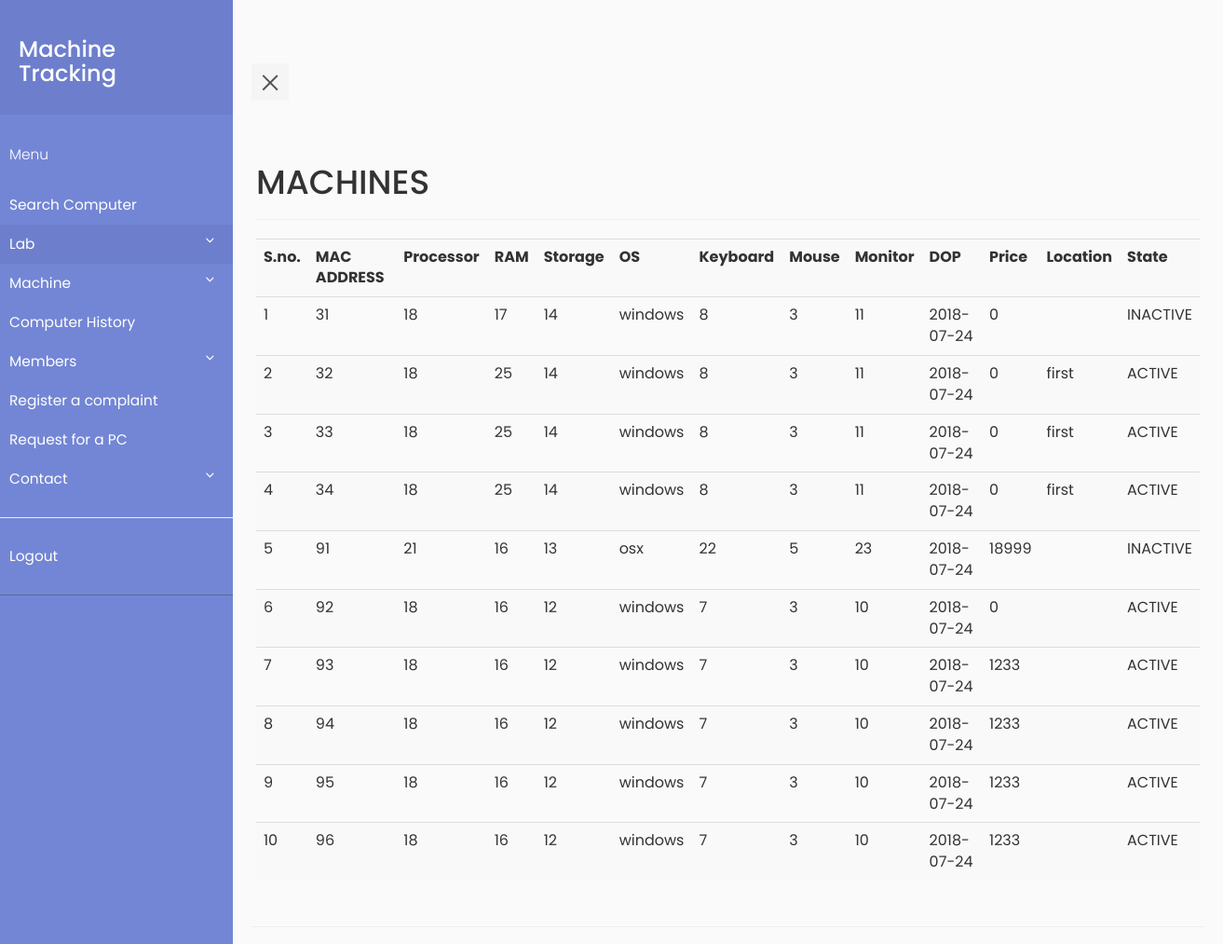
The page /MachineTracking/viewmc.php (signed in) on the database its author committed.
### tables this page shows
CREATE TABLE `machine` (
  `machine_id` int(11) NOT NULL,
  `MAC_ADDR` varchar(30) DEFAULT NULL,
  `processor` int(11) NOT NULL,
  `ram` int(11) NOT NULL,
  `memory` int(11) NOT NULL,
  `DOP` date DEFAULT NULL,
  `price` int(11) DEFAULT NULL,
  `state` varchar(10) DEFAULT NULL,
  `os` varchar(30) DEFAULT NULL,
  `monitor` int(11) NOT NULL,
  `keyboard` int(11) NOT NULL,
  `mouse` int(11) NOT NULL,
  `grn` int(11) NOT NULL
);

CREATE TABLE `hardware` (
  `hardware_id` int(11) NOT NULL,
  `company` int(11) DEFAULT NULL,
  `description` int(11) DEFAULT NULL,
  `price` int(11) DEFAULT NULL,
  `grn` int(11) DEFAULT NULL,
  `name` int(11) DEFAULT NULL,
  `state` int(11) NOT NULL,
  `supplier` int(20) DEFAULT NULL,
  `DOP` date DEFAULT NULL
);

CREATE TABLE `lab` (
  `lab_id` int(11) NOT NULL,
  `name` varchar(20) DEFAULT NULL,
  `department` varchar(40) DEFAULT NULL
);

### MachineTracking/viewmc.php (the view, shortened to what this page needs)
<?php
    require_once "pdo.php";
?>
<html>
<head>
    <link rel="stylesheet" type="text/css" href="https://maxcdn.bootstrapcdn.com/bootstrap/3.3.7/css/bootstrap.min.css" >
    <link rel="stylesheet" type="text/css" href="style5.css">
</head>
<body>
            <div class="wrapper">
     <?php include "navbar.php" ;?>
         <div class="container-fluid row" id="content">
    <div class="page-header">
    <h1>MACHINES</h1>
    </div>
    <?php
        $stmtcnt = $pdo->query("SELECT COUNT(*) FROM machine ");
        $row = $stmtcnt->fetch(PDO::FETCH_ASSOC);
        if($row['COUNT(*)']!=='0')
        {
            $i=1;
            $stmtread = $pdo->query("SELECT * FROM machine ORDER BY MAC_ADDR");
            echo ("<table class=\"table table-striped\">
                <tr> <th>S.no.</th><th>MAC ADDRESS</th><th>Processor</th><th>RAM</th><th>Storage</th><th>OS</th><th>Keyboard</th><th>Mouse</th><th>Monitor</th><th>DOP</th><th>Price</th><th>Location</th> <th>State</th></tr>");
            while ( $row = $stmtread->fetch(PDO::FETCH_ASSOC) )
            {
                $stmtn = $pdo->prepare("SELECT lab_id FROM position where machine_id = :mid AND final_date = '1970-01-01'");
                $stmtn->execute(array(':mid' => $row['machine_id']));
                $rown = $stmtn->fetch(PDO::FETCH_ASSOC);
                $stmtn2 = $pdo->prepare("SELECT name FROM lab where lab_id = :lid");
                $stmtn2->execute(array(':lid' => $rown['lab_id']));
                $rown2 = $stmtn2->fetch(PDO::FETCH_ASSOC);
                $processor = $pdo->prepare("SELECT description FROM hardware where hardware_id = :hid");
                $processor->execute(array(':hid' => $row['processor']));
                $processorn = $processor->fetch(PDO::FETCH_ASSOC);
                $ram = $pdo->prepare("SELECT description FROM hardware where hardware_id = :hid");
                $ram->execute(array(':hid' => $row['ram']));
                $ramn = $ram->fetch(PDO::FETCH_ASSOC);
                $memory = $pdo->prepare("SELECT description FROM hardware where hardware_id = :hid");
                $memory->execute(array(':hid' => $row['memory']));
                $memoryn = $memory->fetch(PDO::FETCH_ASSOC);
                $keyboard = $pdo->prepare("SELECT description FROM hardware where hardware_id = :hid");
                $keyboard->execute(array(':hid' => $row['keyboard']));
                $keyboardn = $keyboard->fetch(PDO::FETCH_ASSOC);
                $mouse = $pdo->prepare("SELECT description FROM hardware where hardware_id = :hid");
                $mouse->execute(array(':hid' => $row['mouse']));
                $mousen = $mouse->fetch(PDO::FETCH_ASSOC);
                $monitor = $pdo->prepare("SELECT description FROM hardware where hardware_id = :hid");
                $monitor->execute(array(':hid' => $row['monitor']));
                $monitorn = $monitor->fetch(PDO::FETCH_ASSOC);
                echo ("<tr>");
                echo ("<td>");
                echo($i);
                echo("</td>");
                echo ("<td>");
                echo(htmlentities($row['MAC_ADDR']));
                echo ("</td>");
                echo ("<td>");
                echo(htmlentities($processorn['description']));
                echo ("</td>");
                echo ("<td>");
                echo(htmlentities($ramn['description']));
                echo ("</td>");
                echo ("<td>");
                echo(htmlentities($memoryn['description']));
                echo ("</td>");
                echo ("<td>");
                echo(htmlentities($row['os']));
                echo ("</td>");
                echo ("<td>");
                echo(htmlentities($keyboardn['description']));
                echo ("</td>");
                echo ("<td>");
                echo(htmlentities($mousen['description']));
                echo ("</td>");
                echo ("<td>");
                echo(htmlentities($monitorn['description']));
                echo ("</td>");
                echo ("<td>");
                echo(htmlentities($row['DOP']));
                echo ("</td>");
                echo ("<td>");
                echo(htmlentities($row['price']));
                echo ("</td>");
                echo ("<td>");
                echo(htmlentities($rown2['name']));
                echo ("</td>");
                echo ("<td>");
                echo(htmlentities($row['state']));
                echo ("</td>");
                $i++;
            }
            echo('</table>');
        }
    ?>
    </div>
</body>
</html>

### MachineTracking/style5.css (style rules this page uses)
body { font-family: 'Poppins', sans-serif; background: #fafafa; }
.wrapper { display: flex; align-items: stretch; perspective: 1500px; }
#content { padding: 20px; min-height: 100vh; transition: all 0.3s; }

### rows shown on the page
machine: MAC_ADDR "31", processor.description "18", ram.description "17", memory.description "14", os "windows", keyboard.description "8", mouse.description "3", monitor.description "11", DOP "2018-07-24", price "0", state "INACTIVE"
machine: MAC_ADDR "32", processor.description "18", ram.description "25", memory.description "14", os "windows", keyboard.description "8", mouse.description "3", monitor.description "11", DOP "2018-07-24", price "0", lab.name "first", state "ACTIVE"
machine: MAC_ADDR "33", processor.description "18", ram.description "25", memory.description "14", os "windows", keyboard.description "8", mouse.description "3", monitor.description "11", DOP "2018-07-24", price "0", lab.name "first", state "ACTIVE"
machine: MAC_ADDR "34", processor.description "18", ram.description "25", memory.description "14", os "windows", keyboard.description "8", mouse.description "3", monitor.description "11", DOP "2018-07-24", price "0", lab.name "first", state "ACTIVE"
machine: MAC_ADDR "91", processor.description "21", ram.description "16", memory.description "13", os "osx", keyboard.description "22", mouse.description "5", monitor.description "23", DOP "2018-07-24", price "18999", state "INACTIVE"
machine: MAC_ADDR "92", processor.description "18", ram.description "16", memory.description "12", os "windows", keyboard.description "7", mouse.description "3", monitor.description "10", DOP "2018-07-24", price "0", state "ACTIVE"
machine: MAC_ADDR "93", processor.description "18", ram.description "16", memory.description "12", os "windows", keyboard.description "7", mouse.description "3", monitor.description "10", DOP "2018-07-24", price "1233", state "ACTIVE"
machine: MAC_ADDR "94", processor.description "18", ram.description "16", memory.description "12", os "windows", keyboard.description "7", mouse.description "3", monitor.description "10", DOP "2018-07-24", price "1233", state "ACTIVE"
machine: MAC_ADDR "95", processor.description "18", ram.description "16", memory.description "12", os "windows", keyboard.description "7", mouse.description "3", monitor.description "10", DOP "2018-07-24", price "1233", state "ACTIVE"
machine: MAC_ADDR "96", processor.description "18", ram.description "16", memory.description "12", os "windows", keyboard.description "7", mouse.description "3", monitor.description "10", DOP "2018-07-24", price "1233", state "ACTIVE"
